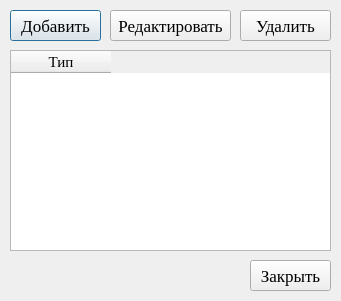
<?xml version="1.0" encoding="UTF-8"?>
<ui version="4.0">
 <class>Type</class>
 <widget class="QDialog" name="Type">
  <property name="geometry">
   <rect>
    <x>0</x>
    <y>0</y>
    <width>341</width>
    <height>301</height>
   </rect>
  </property>
  <property name="minimumSize">
   <size>
    <width>341</width>
    <height>301</height>
   </size>
  </property>
  <property name="maximumSize">
   <size>
    <width>341</width>
    <height>301</height>
   </size>
  </property>
  <property name="font">
   <font>
    <family>Times New Roman</family>
    <pointsize>13</pointsize>
   </font>
  </property>
  <property name="windowTitle">
   <string>Types</string>
  </property>
  <widget class="QPushButton" name="pushButton">
   <property name="geometry">
    <rect>
     <x>10</x>
     <y>10</y>
     <width>91</width>
     <height>31</height>
    </rect>
   </property>
   <property name="text">
    <string>Добавить</string>
   </property>
  </widget>
  <widget class="QPushButton" name="pushButton_2">
   <property name="geometry">
    <rect>
     <x>110</x>
     <y>10</y>
     <width>121</width>
     <height>31</height>
    </rect>
   </property>
   <property name="text">
    <string>Редактировать</string>
   </property>
  </widget>
  <widget class="QPushButton" name="pushButton_3">
   <property name="geometry">
    <rect>
     <x>240</x>
     <y>10</y>
     <width>91</width>
     <height>31</height>
    </rect>
   </property>
   <property name="text">
    <string>Удалить</string>
   </property>
  </widget>
  <widget class="QTableWidget" name="tableWidget">
   <property name="geometry">
    <rect>
     <x>10</x>
     <y>50</y>
     <width>321</width>
     <height>201</height>
    </rect>
   </property>
   <property name="minimumSize">
    <size>
     <width>321</width>
     <height>201</height>
    </size>
   </property>
   <property name="maximumSize">
    <size>
     <width>321</width>
     <height>201</height>
    </size>
   </property>
   <column>
    <property name="text">
     <string>Тип</string>
    </property>
    <property name="font">
     <font>
      <family>Times New Roman</family>
      <pointsize>11</pointsize>
     </font>
    </property>
   </column>
  </widget>
  <widget class="QPushButton" name="pushButton_4">
   <property name="geometry">
    <rect>
     <x>250</x>
     <y>260</y>
     <width>81</width>
     <height>31</height>
    </rect>
   </property>
   <property name="text">
    <string>Закрыть</string>
   </property>
  </widget>
 </widget>
 <resources/>
 <connections/>
</ui>
